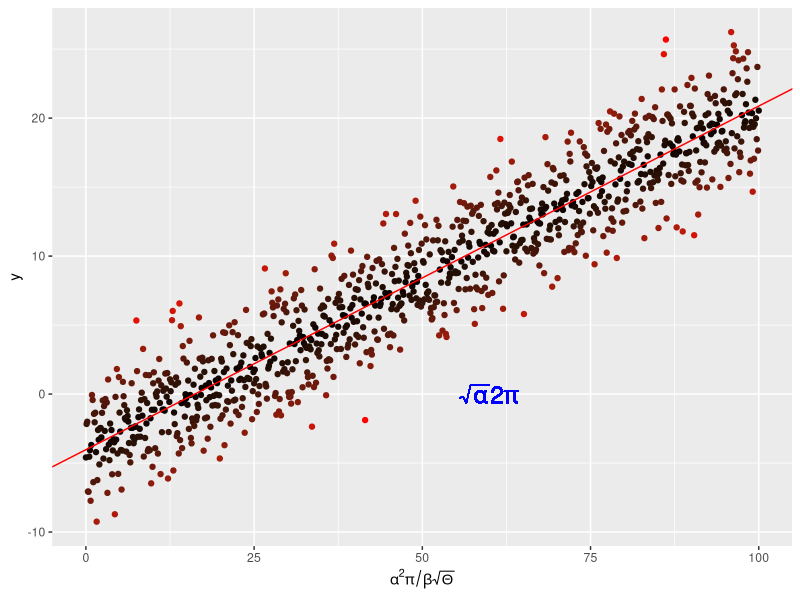

Here is the R script that generated this plot: (Note: this script raises an error after producing the figure.)
#!/usr/bin/env R

require(ggplot2)

### Plots linear regression and demonstrates use of mathematical display

rm(list = ls())

#Create linear regression data
x <- seq(0, 100, by = 0.1)
y <- -4. + 0.25 * x +
  rnorm(length(x), mean = 0., sd = 2.5)

# and put them in a dataframe
my_data <- data.frame(x = x, y = y)

#perform linear regression
my_lm <- summary(lm(y ~ x, data = my_data))

#plot the data
p <- ggplot(my_data, aes(x = x, y = y,
                         colour = abs(my_lm$residual))) +
  geom_point() +
  scale_colour_gradient(low = "black", high = "red") +
  theme(legend.position = "none") +
  scale_x_continuous(
    expression(alpha^2 * pi / beta * sqrt(Theta)) #x axis name
  )

#add the regression line
p <- p +
  geom_abline(
    intercept = my_lm$coefficients[1],
    slope = my_lm$coefficients[2],
    colour = "red"
  )

#put some maths on the plot
p <- p + geom_text(aes(x = 60, y = 0, #position of text
                       label = "sqrt(alpha) * 2* pi"), 
                   parse = TRUE, size = 6, 
                   colour = "blue")

pdf("../Results/MyLinReg.pdf")
p
dev.off()